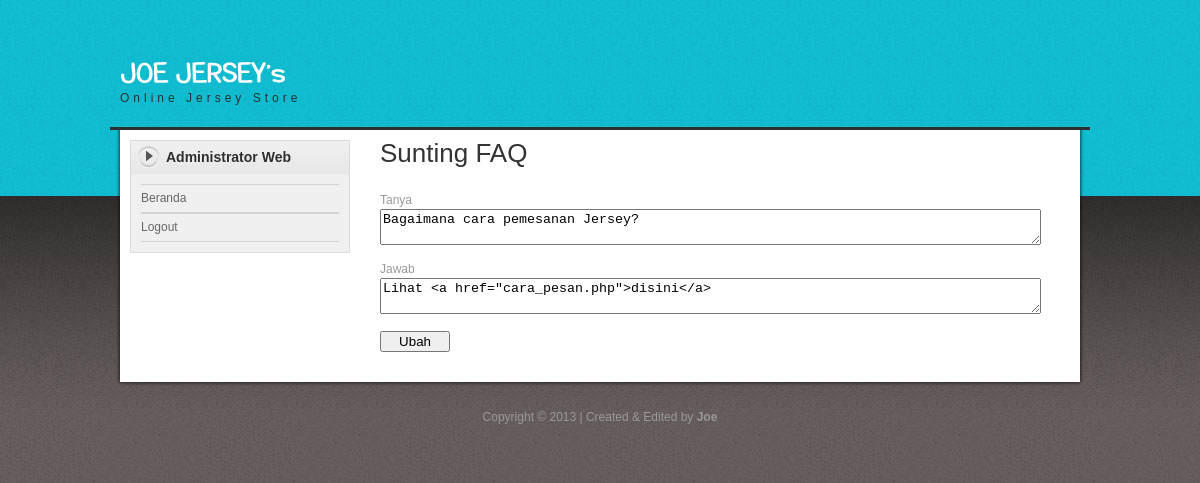
The page /faq_ubah.php?id_faq=1 (signed in) on the database its author committed.
### tables this page shows
CREATE TABLE `tabel_faq` (
  `id_faq` int(10) NOT NULL auto_increment,
  `tanya_faq` text NOT NULL,
  `jawab_faq` text NOT NULL,
  PRIMARY KEY  (`id_faq`)
);

### faq_ubah.php (the view, shortened to what this page needs)
<?php session_start();
	if(session_is_registered('username')){
		$id_faq = $_GET['id_faq'];
		$data = mysql_fetch_array(mysql_query("select * from tabel_faq where id_faq='$id_faq'"));
?>
<!DOCTYPE html PUBLIC "-//W3C//DTD XHTML 1.0 Transitional//EN" "http://www.w3.org/TR/xhtml1/DTD/xhtml1-transitional.dtd">
<html xmlns="http://www.w3.org/1999/xhtml">
<head>
<link href="templatemo_style.css" rel="stylesheet" type="text/css" />
<link rel="stylesheet" href="nivo-slider.css" type="text/css" media="screen" />
<link rel="stylesheet" type="text/css" href="css/ddsmoothmenu.css" />
</head>
<body>
	<div id="templatemo_body_wrapper">
		<div id="templatemo_wrapper">
			<div id="templatemo_header">
				<div id="site_title"><h1><a href="beranda_admin.php">Online Jersey Store</a></h1></div>
			</div>
			<div id="templatemo_main">
				<?php include "sidebar_admin.php";?>
				<div id="content" class="float_r">
					<h2>Sunting FAQ</h2>
					<form method="post" action="" >
						Tanya<br>
						<textarea name="tanya_faq" cols="80" rows="2"><?php echo $data['tanya_faq']; ?></textarea><br><br>
						Jawab
						<textarea name="jawab_faq" cols="80" rows="2"><?php echo $data['jawab_faq']; ?></textarea><br><br>
						<input name="submit" type="submit" value="   Ubah   " />
					</form><br>
				</div>
			</div>
			<div id="templatemo_footer">
				Copyright © 2013 | Created & Edited by <b>Joe</b>
			</div>
		</div>
	</div>
</body>
</html>
<?php
	}else{
		echo "<script>window.location='index.php'</script>";
	}
?>

### templatemo_style.css (style rules this page uses)
body { margin: 0; padding: 0; color: #999; font-family: Tahoma, Geneva, sans-serif; font-size: 12px; line-height: 1.4em; background-color: #665f5f; background-repeat: repeat; background-image: url(images/templatemo_body.jpg) }
a, a:link, a:visited { color: #0299aa; font-weight: normal; text-decoration: none }
h1, h2, h3, h4, h5, h6 { color: #333; font-weight: normal; }
h1 { font-size: 30px; margin: 0 0 30px; padding: 5px 0 }
h2 { font-size: 26px; margin: 0 0 25px; padding: 5px 0 }
.float_r { float: right }
#templatemo_body_wrapper { width: 100%; background: url(images/templatemo_body_top.jpg) repeat-x top }
#templatemo_wrapper { width: 980px; margin: 0 auto; }
#templatemo_header { width: 960px; height: 70px; padding: 30px 10px; background: url(images/templatemo_header_bg.png) no-repeat bottom; }
#templatemo_main { width: 940px; padding: 10px 20px; background: url(images/templatemo_main_bg.png) repeat-y }
#content { width: 690px }
#templatemo_footer { width: 960px; padding: 30px 10px; text-align: center; background: url(images/templatemo_footer.png) no-repeat top }
#site_title { float: left; margin-top: 30px; }
#site_title h1 { margin: 0; padding: 0 }
#site_title h1 a { display: block; width: 300px; height: 40px; padding-top: 30px; font-size: 12px; letter-spacing: 4px; color: #2f2f2f; text-align: left; background: url(images/templatemo_logo.png) no-repeat top left }
#templatemo_footer { color: #999 }

### rows shown on the page
tabel_faq: tanya_faq "Bagaimana cara pemesanan Jersey?", jawab_faq "Lihat <a href=\"cara_pesan.php\">disini</a>"

### other values the page prints
$_SESSION['nama'] "Administrator Web"
